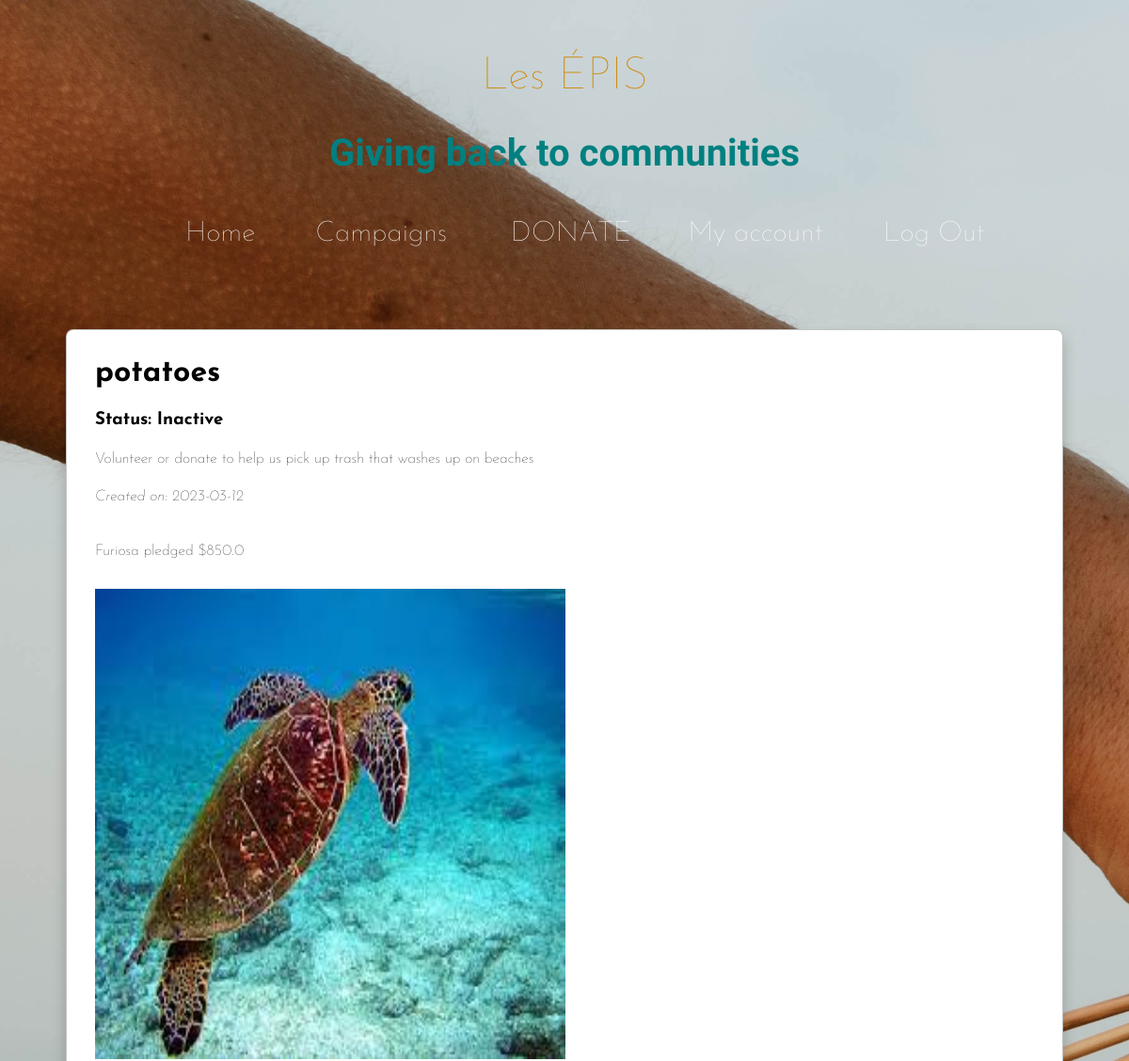
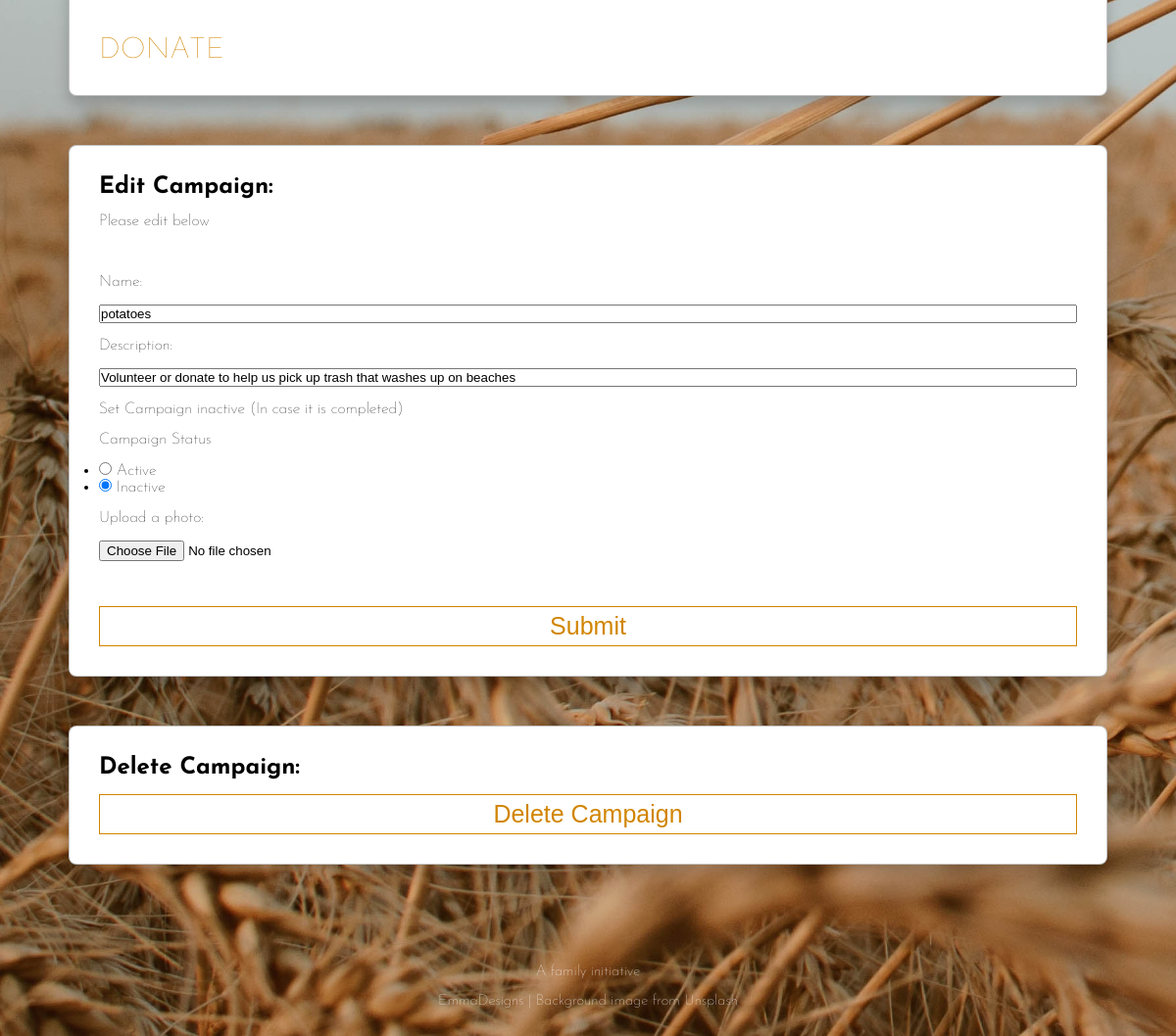
Page /campaign/1 (signed in) on the committed database (2 pictures, top to bottom).
### foundation_app/models.py (models this page shows, shortened)
class Campaign(db.Model):
    id = db.Column(db.Integer, primary_key=True)
    name = db.Column(db.String(80), nullable=False)
    description = db.Column(db.String(80), nullable=False)
    photo_url = db.Column(URLType)
    donations = db.relationship('Donation', back_populates='campaign')
    date_created = db.Column(db.Date, nullable=False)
    is_active = db.Column(db.Boolean, unique=False, default=True)

class Donation(db.Model):
    id = db.Column(db.Integer, primary_key=True)
    amount = db.Column(db.Float, nullable=False)
    donated_by_id = db.Column(db.Integer, db.ForeignKey('user.id'))
    donor = db.relationship('User', back_populates='donations')
    donated_to = db.Column(db.Integer, db.ForeignKey('campaign.id'))
    campaign = db.relationship('Campaign', back_populates='donations')

class User(UserMixin, db.Model):
    id = db.Column(db.Integer, primary_key=True)
    username = db.Column(db.String(80), nullable=False, unique=True)
    first_name = db.Column(db.String(100), nullable=False)
    password = db.Column(db.String(200), nullable=False)
    email = db.Column(db.String(200), nullable=False)
    phone_number = db.Column(db.String(100), nullable=True)
    is_admin = db.Column(db.Boolean, unique=False, default=False)
    donations = db.relationship('Donation', back_populates='donor')
    date_joined = db.Column(db.Date, nullable=False)
    def __str__(self):
        return self.username

### foundation_app/main/routes.py (the view, shortened to what this page needs)
@main.route('/campaign/<campaign_id>', methods=['POST', 'GET'])
def campaign_detail(campaign_id):
    campaign = Campaign.query.get(campaign_id)
    form = CampaignForm(obj = campaign)
    print(form.errors)
    return render_template('campaign_detail.html', campaign=campaign, form=form)

### foundation_app/main/forms.py
class CampaignForm(FlaskForm):
    name = StringField('Name:',
        validators=[
            DataRequired(),
            Length(min=3, max=80, message="name must be between 3 and 50 chars")
        ])
    description = StringField('Description:',
        validators=[
            DataRequired(),
            Length(min=50, message="description should be at least 50 chars")
        ])
    is_active = RadioField('Campaign Status', choices=[(True,'Active'),(False,'Inactive')],
        default= True,
        validators=[
            DataRequired()
        ])
    photo = FileField('Upload a photo:',
        validators=[
            FileRequired('Please add a picture to give a visual element to the campaign'),
            FileAllowed(photos, 'Only images are allowed')
        ]
    )
    submit = SubmitField('Submit')

### foundation_app/extensions.py (called while the page is built)
@login_manager.user_loader
def load_user(user_id):
    return User.query.get(user_id)

### foundation_app/templates/campaign_detail.html (shortened to what this page needs)
{% extends 'base.html' %}
{% block content %}
<div class="campaign-details">
    <h1>{{ campaign.name }}</h1>
    {% if campaign.is_active%}
        <h3>Status: Active</h3>
    {% else %}
        <h3>Status: Inactive</h3>
    {% endif %}
    <p>{{campaign.description}}</p>
    <i>Created on: {{campaign.date_created}}</i>
    {% if campaign.donations %}
        <ul>
            {% for donation in campaign.donations %}
            <li>{{ donation.donor}} pledged ${{donation.amount}}</li>
            {% endfor %}
        </ul>
    {% else %}
        <p>No donation yet...</p>
    {% endif %}
    <p><img class="campaign-detail-img" src="../static{{campaign.photo_url}}"></p>
    <a class='donate-btn' href="/donate">DONATE</a>
</div>
{% if current_user.is_authenticated and current_user.is_admin %}
    <div class="form-div">
        <h2>Edit Campaign:</h2>
        <form method="POST" enctype="multipart/form-data" action="{{ url_for('main.campaign_detail', campaign_id = campaign.id) }}">
                <legend>Please edit below</legend><br>
                {{ form.name.label }}
                {{ form.name }}
                {{ form.description.label }}
                {{ form.description }}
                <p>Set Campaign inactive (In case it is completed)</p>
                {{ form.is_active.label }}
                {{ form.is_active }}
                {{ form.photo.label }}
                {{ form.photo }}
                <br>
                {{ form.submit }}
        </form>
    </div>
    <div class="form-div">
        <h2>Delete Campaign:</h2>
        <form action="/delete_campaign/{{campaign.id}}" enctype="multipart/form-data" method="POST" >
            <input type="submit" id="submit" value="Delete Campaign">
        </form>
    </div>
{% endif %}
{% endblock %}

### foundation_app/static/styles.css (style rules this page uses)
* { box-sizing: border-box; margin: 0; padding: 0; }
body { margin: 0; font-family: "Josefin Sans"; font-weight: lighter; background-image: url('bg.jpg'); background-size: cover; background-repeat: no-repeat; position: relative; min-height: 100vh; display: flex; flex-direction: column; }
.form-div { display: flex; flex-direction: column; border: 1px solid rgba(0, 0, 0, 0.233); border-radius: 8px; box-shadow: 0 8px 15px rgba(0, 0, 0, 0.2); padding: 0.5rem 1.8rem; margin: 50px 40px; padding: 30px; gap: 15px; background: rgb(255, 255, 255); }
.form-div form { display: flex; flex-direction: column; gap: 15px; }
.campaign-details { text-align: left; margin: 50px 40px; padding: 30px; display: flex; flex-direction: column; gap: 1.5em; list-style: none; background-color: white; border: 1px solid rgba(0, 0, 0, 0.233); border-radius: 8px; box-shadow: 0 8px 15px rgba(0, 0, 0, 0.2); }
.campaign-details ul { list-style: none; line-height: 2; margin-top: 10px; }
.campaign-details a { text-decoration: none; color: rgb(209, 133, 0); transition: all 1s ease-out; font-size: 30px; }
.campaign-detail-img { width: 500px; height: 500px; }
#submit { text-decoration: none; color: rgb(209, 133, 0); background-color: white; font-size: 25px; border: 1px solid rgb(209, 133, 0); padding-top: 5px; padding-bottom: 5px; transition: all 1.2s ease-out; }
.donate-btn { font-size: 25px; padding-top: 10px; }

### rows in the picture
Campaign: name "potatoes", description "Volunteer or donate to help us pick up trash that washes up on beaches", date_created "2023-03-12", photo_url (picture), is_active "☐ Active ☑ Inactive"
Donation: donor "Furiosa", amount "850.0"
